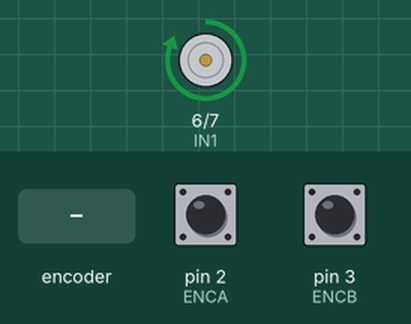
Simulated run of this sketch. Board: Arduino Uno, built with avr-gcc and run on an emulated ATmega328P. Parts: motor-driver pin pairs drawn as motors (green arrow = first pin HIGH = forward, orange = second pin HIGH = backward, longer = more drive, scaled by the enable pin). The inputs (shaded band) are chosen by the test bench; at power-on: pin 2 (ENCA) HIGH, pin 3 (ENCB) HIGH. What the sketch prints to the serial monitor is not drawn.

Above: at 1.2 s.
1.3 s: rotary encoder on pin 2 (ENCA) / pin 3 (ENCB) turned 1 step (first pin leading)
4.5 s: rotary encoder on pin 2 (ENCA) / pin 3 (ENCB) turned 1 step (first pin leading)
At 4.81 s:
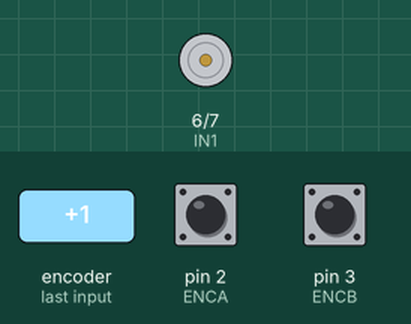
6.5 s: rotary encoder on pin 2 (ENCA) / pin 3 (ENCB) turned 1 step (first pin leading)
9.7 s: rotary encoder on pin 2 (ENCA) / pin 3 (ENCB) turned 1 step (first pin leading)
At 10.8 s:
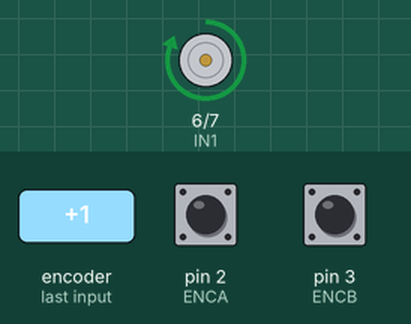
11.4 s: rotary encoder on pin 2 (ENCA) / pin 3 (ENCB) turned 2 steps (second pin leading)
Timing chart, 0 to 21.5 s (numbered marks = the images above; inputs shaded):
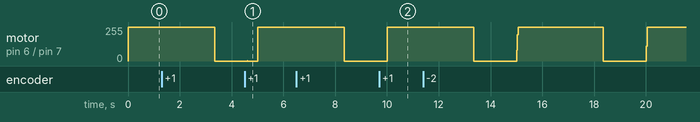

The sketch:

motor_control_example.ino
```cpp
#include <util/atomic.h>

// Pins
#define ENCA 2
#define ENCB 3
#define PWM 5
#define IN1 6
#define IN2 7

// globals
long prevT = 0;
int posPrev = 0;
// Use the "volatile" directive for variables
// used in an interrupt
volatile int pos_i = 0;
volatile float velocity_i = 0;
volatile long prevT_i = 0;

float v1Filt = 0;
float v1Prev = 0;
float v2Filt = 0;
float v2Prev = 0;

float eintegral = 0;

void setup() {
  Serial.begin(115200);

  pinMode(ENCA,INPUT);
  pinMode(ENCB,INPUT);
  pinMode(PWM,OUTPUT);
  pinMode(IN1,OUTPUT);
  pinMode(IN2,OUTPUT);

  attachInterrupt(digitalPinToInterrupt(ENCA),
                  readEncoder,RISING);
  Serial.println("Desired, Actual");
}

void loop() {

  // read the position in an atomic block
  // to avoid potential misreads
  int pos = 0;
  float velocity2 = 0;
  ATOMIC_BLOCK(ATOMIC_RESTORESTATE){
    pos = pos_i;
    velocity2 = velocity_i;
  }

  // Compute velocity with method 1
  long currT = micros();
  float deltaT = ((float) (currT-prevT))/1.0e6;
  float velocity1 = (pos - posPrev)/deltaT;
  posPrev = pos;
  prevT = currT;

  // Convert count/s to RPM
  float v1 = velocity1/600.0*60.0;
  float v2 = velocity2/600.0*60.0;

  // Low-pass filter (25 Hz cutoff)
  v1Filt = 0.854*v1Filt + 0.0728*v1 + 0.0728*v1Prev;
  v1Prev = v1;
  v2Filt = 0.854*v2Filt + 0.0728*v2 + 0.0728*v2Prev;
  v2Prev = v2;

  // Set a target
  // float vt = 500*(sin(currT/1e6*3.14)>0);
  float period = 5.0; // in seconds
  float maxSpeed = 500;
  float accT = 0.05; // in s
  float conT = 3; // in s
  float decT = 0.3; // in s

  float myT = fmod(currT/1e6, period);
  float vt = maxSpeed*myT/accT;
  vt -= maxSpeed/accT*(myT>accT)*(myT-accT);
  vt -= maxSpeed/decT*(myT>accT+conT)*(myT-accT-conT);
  vt += maxSpeed/decT*(myT>accT+conT+decT)*(myT-accT-conT-decT);

  Serial.print(vt);
  Serial.print(",");
  Serial.println(v1Filt);

  // Compute the control signal u
  float kp = 20; // original: 5
  float ki = 0; // original: 10
  float e = vt-v1Filt; //error
  eintegral = eintegral + e*deltaT;

  float u = kp*e + ki*eintegral;

  // Set the motor speed and direction
  int dir = 1;
  if (u<0){
    dir = -1;
  }
  int pwr = (int) fabs(u);
  if(pwr > 255){
    pwr = 255;
  }
  setMotor(dir,pwr,PWM,IN1,IN2);

  //Serial.print(vt);
  //Serial.print(" ");
  //Serial.print(v1Filt);
  //Serial.println();
  delayMicroseconds(1000);
}

void setMotor(int dir, int pwmVal, int pwm, int in1, int in2){
  analogWrite(pwm,pwmVal); // Motor speed
  if(dir == 1){
    // Turn one way
    digitalWrite(in1,HIGH);
    digitalWrite(in2,LOW);
  }
  else if(dir == -1){
    // Turn the other way
    digitalWrite(in1,LOW);
    digitalWrite(in2,HIGH);
  }
  else{
    // Or dont turn
    digitalWrite(in1,LOW);
    digitalWrite(in2,LOW);
  }
}

void readEncoder(){
  // Read encoder B when ENCA rises
  int b = digitalRead(ENCB);
  int increment = 0;
  if(b>0){
    // If B is high, increment forward
    increment = 1;
  }
  else{
    // Otherwise, increment backward
    increment = -1;
  }
  pos_i = pos_i + increment;

  // Compute velocity with method 2
  long currT = micros();
  float deltaT = ((float) (currT - prevT_i))/1.0e6;
  velocity_i = increment/deltaT;
  prevT_i = currT;
}
```

Measured:
- after the input at 4.5 s, motor on pin 6 (IN1) / pin 7 (IN2): stopped → forward 255/255 after 0.50 s
- after the input at 9.7 s, motor on pin 6 (IN1) / pin 7 (IN2): stopped → forward 255/255 after 0.30 s
